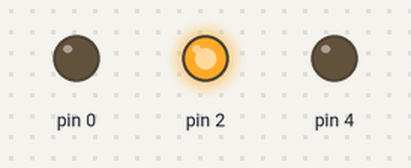
Simulated run of this sketch. Board: Arduino Uno, built with avr-gcc and run on an emulated ATmega328P. Shown: output pins drawn as LEDs (lit = HIGH).

Above: at 0.02 s.
At 0.72 s:
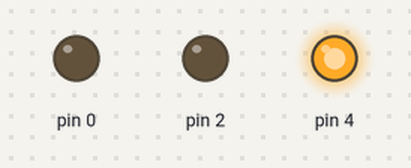
At 1.42 s:
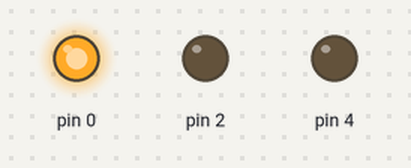
At 2.89 s:
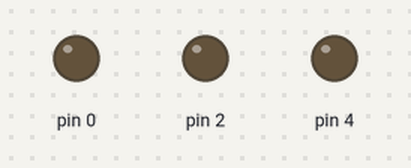
Timing chart, 0 to 3.2 s (numbered marks = the images above):
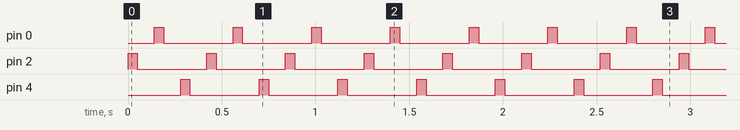

Measured:
- by itself, pin 0, pin 2, pin 4: alternates HIGH for 0.05 s and LOW for 0.37 s

The sketch:

blink_2.ino
```cpp
void setup() {
  // initialize digital pin LED_BUILTIN as an output.
  pinMode(2, OUTPUT);
  pinMode(4, OUTPUT);
  pinMode(0, OUTPUT);
}

// the loop function runs over and over again forever
void loop() {
  digitalWrite(2, HIGH);   // turn red LED on
  delay(50);               // wait
  digitalWrite(2, LOW);    // turn LED off
  delay(90);               // wait

  digitalWrite(0, HIGH);   // turn yellow LED on
  delay(50);               // wait
  digitalWrite(0, LOW);    // turn LED off
  delay(90);               // wait

  digitalWrite(4, HIGH);   // turn green LED on
  delay(50);               // wait
  digitalWrite(4, LOW);    // turn LED off
  delay(90);               // wait
}
```
